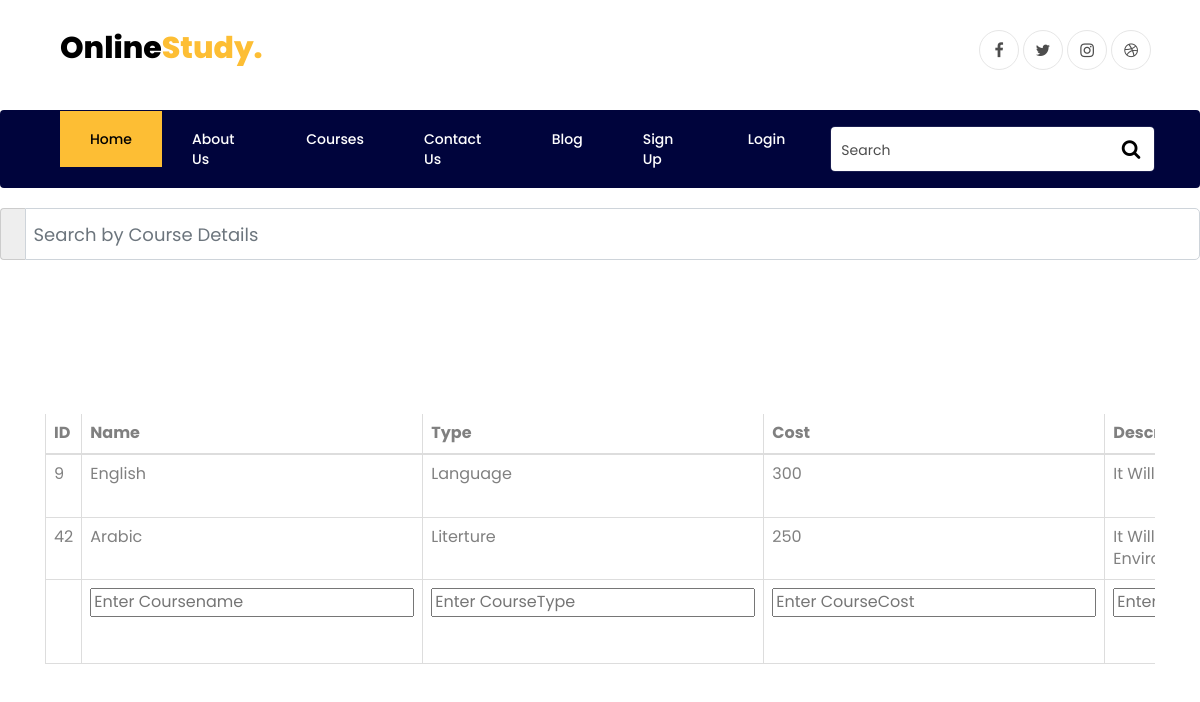
The app's page /showcourses.php, older data.
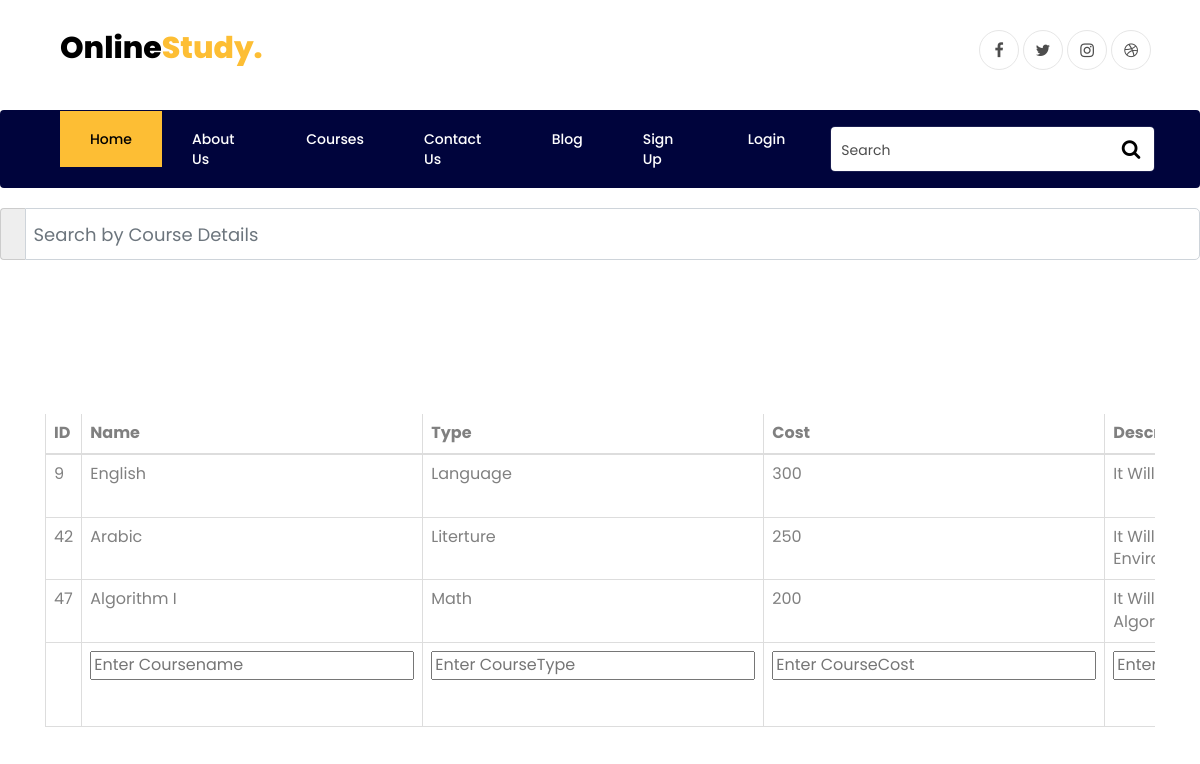
The same page, newer data.
### tables this page shows
CREATE TABLE `Course` (
  `ID` int(11) NOT NULL,
  `CourseName` varchar(255) NOT NULL,
  `CourseID` varchar(255) DEFAULT NULL,
  `CourseType` varchar(255) NOT NULL,
  `CourseCost` int(11) NOT NULL,
  `CourseDescription` varchar(255) NOT NULL,
  `CourseImage` varchar(255) DEFAULT NULL
);

### app/view/View.php (called while the page is built, shortened)
<?php
abstract class  View{
    public function __construct($controller, $model) {
        $this->model = $model;
    }
}?>

### app/db/Dbh.php (called while the page is built, shortened)
<?php
  class Dbh{
      private $servername;
      private $username;
      private $password;
      private $dbname;
      private $conn;
      function __construct() {
          $this->servername = DB_SERVER;
          $this->username = DB_USER;
          $this->password = DB_PASS;
          $this->dbname = DB_DATABASE;
      }
      public function connect(){
          $this->conn = new mysqli($this->servername, $this->username, $this->password, $this->dbname);
          return $this->conn;
      }
      function query($sql){
          if (!empty($sql)){
              $this->result = $this->conn->query($sql);
              return $this->result;
          }
          else{
              return false;
          }
      }
  }
  ?>

### app/model/CourseModel.php (called while the page is built, shortened)
<?php
require_once(__ROOT__ . "model/SectionModel.php");
class Course extends Model{
          function setCourseImage($courseimage) {
            return $this->courseimage = $courseimage;
          }
          function setCourseName($coursename) {
            return $this->coursename = $coursename;
          }
          function setCourseDescription($coursedescription) {
            return $this->coursedescription =$coursedescription;
          }
          function setCourseID($courseid) {
            return $this->courseid = $courseid;
          }
          function setCourseType($coursetype) {
            return $this->coursetype = $coursetype;
          }
          function setCourseCost($coursecost) {
            return $this->coursecost = $coursecost;
          }
          function setCourseWeeks($courseweeks) {
            return $this->courseweeks = $courseweeks;
          }
          function setCourseHours($coursehours) {
            return $this->coursehours = $coursehours;
          }
          function setStart($startdate) {
            return $this->startdate = $startdate;
          }
          function setEnd($enddate) {
            return $this->enddate = $enddate;
          }
          function setID($id){
            return $this->id =$id;
          }
          function getCourses(){
            $sql = "SELECT *,Course.ID as cid FROM Course INNER Join Course_Duration
            ON Course.ID = Course_Duration.CourseID" ;
            $dbh = new Dbh();
            $section = new Section();
            $result = $dbh->query($sql);
            $courses = array();
            while($row=mysqli_fetch_assoc($result)){
              $course = new Course();
              $course->setID($row['cid']);
              $course->setCourseID($row['CourseID']);
              $course->setCourseName($row['CourseName']);
              $course->setCourseType($row['CourseType']);
              $course->setCourseCost($row['CourseCost']);
              $course->setCourseDescription($row['CourseDescription']);
              $course->setCourseImage($row['CourseImage']);
              $course->setCourseWeeks($row['CourseWeeks']);
              $course->setCourseHours($row['CourseHours']);
              $course->setStart($row['StartDate']);
              $course->setEnd($row['End_Date']);
              $course->setAllSections($section->getCourseSections($row['cid']));
              $courses[$row['cid']] = $course;
            }
            return $courses;
          }
}
?>

### app/model/SectionModel.php (called while the page is built, shortened)
<?php
class Section extends Model{
          function setSectionname($sectionname) {
            return $this->sectionname = $sectionname;
          }
          function setSectioncost($sectioncost) {
            return $this->sectioncost = $sectioncost;
          }
          function setSectiontime($sectiontime) {
            return $this->sectiontime = $sectiontime;
          }
          function setSectionlink($sectionlink) {
            return $this->sectionlink = $sectionlink;
          }
          function setID($id){
            return $this->id = $id;
          }
          function getCourseSections($id){
            $sql = "SELECT * FROM Section where CourseID=$id" ;
            $dbh = new Dbh();
            $result = $dbh->query($sql);
            $sections= array();
            while($row=mysqli_fetch_assoc($result)){
              $section = new Section();
              $section->setID($row['ID']);
              $section->setSectionname($row['SectionName']);
              $section->setSectiontime($row['SectionTime']);
              $section->setSectioncost($row['SectionCost']);
              $section->setSectionlink($row['SectionLink']);
              $section->setAllStudents($this->getSectionStudents($row['ID']));
              $section->setTeacher($this->getSectionTeacher($row['ID']));
              $sections[$row['ID']] = $section;
            }
            return $sections;
          }
          function getSectionStudents($id){
            $sql = "SELECT * FROM Student Inner Join User ON Student.Student_ID=User.ID where Section_ID = $id" ;
            $dbh = new Dbh();
            $result = $dbh->query($sql);
            $students= array();
            while($row=mysqli_fetch_assoc($result)){
              $student = new Student();
              $student->setID($row['ID']);
              $student->setFirstName($row['FirstName']);
              $student->setLastName($row['LastName']);
              $student->setEmail($row['Email']);
              $student->setPassword($row['Password']);
              $student->setPhone($row['Phone']);
              $student->setAddress($row['Address']);
              $students[$row['ID']] = $student;
            }
            return $students;
          }
          function getSectionTeacher($id){
            $sql = "SELECT * FROM Teacher Inner Join User ON Teacher.Teacher_ID=User.ID where Section_ID = $id" ;
            $dbh = new Dbh();
            $result = $dbh->query($sql);
            $teacher = new Teacher();
            while($row=mysqli_fetch_assoc($result)){
              $teacher->setID($row['ID']);
              $teacher->setFirstName($row['FirstName']);
              $teacher->setLastName($row['LastName']);
              $teacher->setEmail($row['Email']);
              $teacher->setImage($row['Image']);
              $teacher->setPassword($row['Password']);
              $teacher->setPhone($row['Phone']);
              $teacher->setCareer($row['Career']);
              $teacher->setExperience($row['Experience']);
            }
            return $teacher;
          }
        }
?>

### app/model/UserModel.php (called while the page is built, shortened)
<?php
class User extends Model{
  function setFirstName($fname){
    return $this->fname = $fname;
  }
  function setLastName($lname){
    return $this->lname = $lname;
  }
  function setEmail($email) {
    return $this->email = $email;
  }
  function setPassword($password) {
    return $this->password = $password;
  }
  function setPhone($phone){
    return $this->phone = $phone;
  }
}

### app/view/ViewTables.php (the view, shortened to what this page needs)
<?php
require_once("View.php");
class ViewTable extends View{
    public function output(){
        $str = "";
        foreach($this->model->getCourses() as $course){
            $str= $str . '<tr>'.
            '<td> ' . $course->getID() . " </td>".
            '<td> ' . $course->getCourseName() . " </td> ".
            '<td> ' . $course->getCourseType() . " </td> ".
            '<td> ' . $course->getCourseCost() . " </td> ".
            '<td> ' . $course->getCourseDescription() . " </td> ".
            '<td> ' .$course->getCourseImage() . " </td> ".
            '<td> ' . $course->getCourseWeeks() . " </td> ".
            '<td> ' . $course->getCourseHours() . " </td> ".
            '<td> ' . $course->getStart() . " </td> ".
            '<td>' . $course->getEnd() . " </td> ".
            '<td><a href="viewcourses.php?id='.$course->getID().'">View Course </a></td> '.
            '<td><a href="editcourse.php?id='.$course->getID().'">Edit Course </a></td> '.
            '<td><a href="deletecourse.php?id='.$course->getID().'">Delete Course </a></td> '.
            '</tr>';
        }
        return $str;
    }
}?>

### public/showcourses.php (shortened to what this page needs)
<?php
  require_once(__ROOT__ . "model/CourseModel.php");
  require_once(__ROOT__ . "view/ViewTables.php");
  $model = new Course();
  $controller = new CourseController($model);
  $view = new ViewTable($controller, $model);
?>
<!DOCTYPE html>
<html lang="en">
<head>
  <link rel="stylesheet" href="https://maxcdn.bootstrapcdn.com/bootstrap/3.4.1/css/bootstrap.min.css">
  <link rel="stylesheet" href="http://localhost/SEmvc7/lib/css/mycss.css">
    <link rel="stylesheet" href="https://stackpath.bootstrapcdn.com/font-awesome/4.7.0/css/font-awesome.min.css">
    <link rel="stylesheet" href="../lib/css/animate.css">
    <link rel="stylesheet" href="../lib/css/owl.carousel.min.css">
    <link rel="stylesheet" href="../lib/css/owl.theme.default.min.css">
    <link rel="stylesheet" href="../lib/css/magnific-popup.css">
    <link rel="stylesheet" href="../lib/css/ionicons.min.css">
    <link rel="stylesheet" href="../lib/css/flaticon.css">
    <link rel="stylesheet" href="../lib/css/icomoon.css">
    <link rel="stylesheet" href="../lib/css/style.css">
</head>
<body>
<?php
    require_once(__ROOT__ . "view/bar.php");
    $view1 = new Bar($controller, $model);
    if (isset($_SESSION['type']) && !empty($_SESSION['type'])) {
      switch($_SESSION['type']){
        case 'Admin':
          echo $view1->AdminBar();
          break;
        case 'Teacher':
          echo $view1->TeacherBar();
          break;
        case 'Student':
          echo $view1->StudentBar();
          break;
      }
    }
    else {
      echo $view1->NormalBar();
    }
    ?>
    <div class="form-group">
				<div class="input-group">
					<span class="input-group-addon"></span>
					<input type="text" name="search_text" id="search_text" placeholder="Search by Course Details" class="form-control" />
				</div>
			</div>
			<br />
		<br />
		<br />
		<br />
		<br />
	</body>
</html>
<form  method = "post" action="showcourses.php?action=AddCourse">
<div class="container">
  <div class="row">
    <div class="col-xs-12">
      <div class="table-responsive">
        <table class="table table-bordered table-hover">
          <thead>
            <tr>
              <th>ID</th>
              <th>Name</th>
              <th>Type</th>
              <th>Cost</th>
              <th>Description</th>
            </tr>
          </thead>
        <tbody>
<?php
      echo $view->output();
?>
<tr>
    <td></td>
    <td><input type="text"  id="CourseName" placeholder="Enter Coursename" name="CourseName"></td>
    <td><input type="text"  id="CourseType" placeholder="Enter CourseType" name="CourseType" ></td>
    <td><input type="text"  id="CourseCost" placeholder="Enter CourseCost" name="CourseCost" ></td>
    <td><input type="text"  id="CourseDescription" placeholder="Enter Description" name="CourseDescription" ></td>
   </table>
</div>
</div>
</div>
</div>
</form>
</body>
</html>

### app/view/bar.php (shortened to what this page needs)
<!DOCTYPE html>
<html>
<body>
<div class="container pt-5">
			<div class="row justify-content-between">
				<div class="col">
					<a class="navbar-brand" href="index.php">Online<span>Study.</span></a>
				</div>
				<div class="col d-flex justify-content-end">
					<div class="social-media">
		    		<p class="mb-0 d-flex">
		    			<a href="www.facebook.com" class="d-flex align-items-center justify-content-center"><span class="fa fa-facebook"><i class="sr-only">Facebook</i></span></a>
		    			<a href="www.twitter.com" class="d-flex align-items-center justify-content-center"><span class="fa fa-twitter"><i class="sr-only">Twitter</i></span></a>
		    			<a href="www.instagram.com" class="d-flex align-items-center justify-content-center"><span class="fa fa-instagram"><i class="sr-only">Instagram</i></span></a>
		    			<a href="www.dribbble.com" class="d-flex align-items-center justify-content-center"><span class="fa fa-dribbble"><i class="sr-only">Dribbble</i></span></a>
		    		</p>
	        </div>
				</div>
			</div>
		</div>
		<nav class="navbar navbar-expand-lg navbar-dark ftco_navbar bg-dark ftco-navbar-light" id="ftco-navbar">
	    <div class="container">
				<form action="#" class="searchform order-lg-last">
          <div class="form-group d-flex">
            <input type="text" class="form-control pl-3" placeholder="Search">
            <button type="submit" placeholder="" class="form-control search"><span class="fa fa-search"></span></button>
          </div>
        </form>
<?php
class Bar extends View1{
	public function NormalBar(){
		$str='';
		$str.='<div class="collapse navbar-collapse" id="ftco-nav">';
	    $str.='<ul class="navbar-nav mr-auto">';
	    $str.='<li class="nav-item active"><a href="index.php" class="nav-link">Home</a></li>';
	    $str.='<li class="nav-item"><a href="about.php" class="nav-link">About Us</a></li>';
        $str.='<li class="nav-item"><a href="courses.php" class="nav-link">Courses</a></li>';
	    $str.='<li class="nav-item"><a href="contact.php" class="nav-link">Contact Us</a></li>';
	    $str.='<li class="nav-item"><a href="blog.php" class="nav-link">Blog</a></li>';
	    $str.='<li class="nav-item"><a href="signup.php" class="nav-link">Sign Up</a></li>';
	    $str.='<li class="nav-item"><a href="login.php" class="nav-link">Login</a></li>';
        $str.='</ul>';
	    $str.='</div></div>
		</nav>';
		return $str;
}
}
?>
</body>
</html>

Row changes from the older to the newer data that the page shows:
added course: ID "47", CourseName "Algorithm I", CourseType "Math", CourseCost "200", CourseDescription "It Will…"
